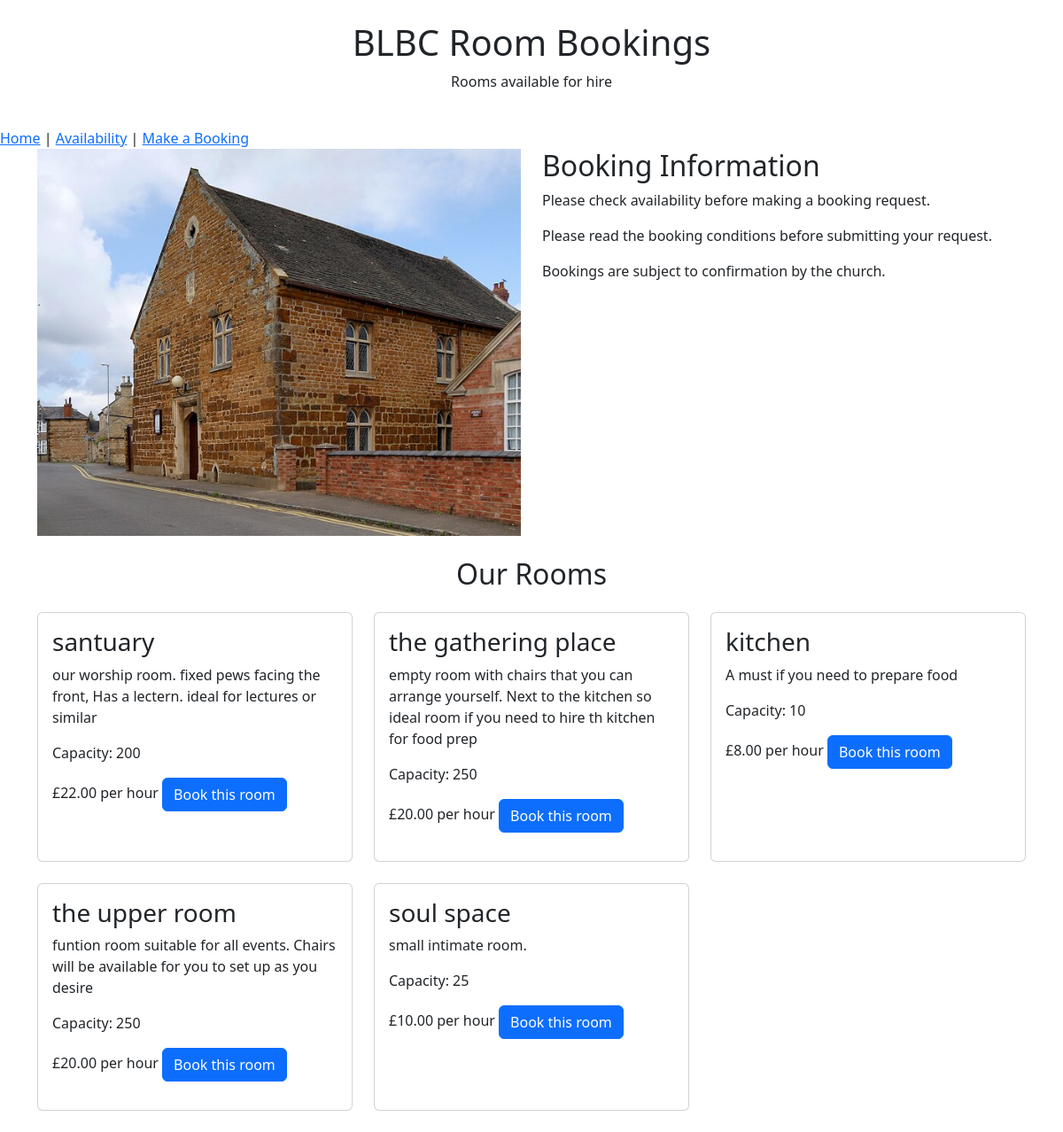
The page / on the database its author committed.
### bookings/models.py (models this page shows, shortened)
class Room(models.Model):
    name = models.CharField(max_length=100)
    description = models.TextField()
    capacity = models.PositiveIntegerField()
    hourly_rate = models.DecimalField(max_digits=6, decimal_places=2)
    available = models.BooleanField(default=True)

### bookings/views.py (the view)
# urls.py: 2. Add a URL to urlpatterns:  path('', views.home, name='home')
def home(request):
    rooms = Room.objects.filter(available=True)
    return render(request, "bookings/home.html", {"rooms": rooms})

### bookings/templates/bookings/home.html (shortened to what this page needs)
{% load static %}
<!DOCTYPE html>
<html lang="en">
<head>
    <link
        href="https://cdn.jsdelivr.net/npm/bootstrap@5.3.3/dist/css/bootstrap.min.css"
        rel="stylesheet">
</head>
<body>
    <header class="container text-center py-4">
        <h1>BLBC Room Bookings</h1>
        <p>Rooms available for hire</p>
    </header>
    <nav>
    <a href="{% url 'home' %}">Home</a> |
    <a href="{% url 'availability' %}">Availability</a> |
    <a href="{% url 'booking' %}">Make a Booking</a>
</nav>
    <main class="container">
        <section class="row mb-4">
            <div class="col-md-6">
                <img src="{% static 'images/BLBC.jpg' %}"
                    class="img-fluid"
                    alt="Burton Latimer Baptist Church">
            </div>
            <div class="col-md-6">
                <h2>Booking Information</h2>
                <p>
                    Please check availability before making a booking request.
                </p>
                <p>
                    Please read the booking conditions before submitting
                    your request.
                </p>
                <p>
                     Bookings are subject to confirmation by the church.
                </p>
            </div>
        </section>
        <section>
            <h2 class="text-center mb-4">Our Rooms</h2>
            <div class="row">
                {% for room in rooms %}
                <div class="col-md-6 col-lg-4 mb-4">
                    <div class="card h-100">
                        <div class="card-body">
                            <h3 class="card-title">{{ room.name }}</h3>
                            <p class="card-text">
                                {{ room.description }}
                            </p>
                            <p>
                                Capacity: {{ room.capacity }}
                            </p>
                            <p>
                                £{{ room.hourly_rate }} per hour
                                <a href="#" class="btn btn-primary">Book this room</a>
                            </p>
                        </div>
                    </div>
                </div>
                {% endfor %}
            </div>
        </section>
    </main>
</body>
</html>

### rows shown on the page
Room: name "santuary", description "our worship room. fixed pews facing the front, Has a lectern. ideal for lectures or similar", capacity "200", hourly_rate "22.00"
Room: name "the gathering place", description "empty room with chairs that you can arrange yourself. Next to the kitchen so ideal room if you need to hire th kitchen for food prep", capacity "250", hourly_rate "20.00"
Room: name "kitchen", description "A must if you need to prepare food", capacity "10", hourly_rate "8.00"
Room: name "the upper room", description "funtion room suitable for all events. Chairs will be available for you to set up as you desire", capacity "250", hourly_rate "20.00"
Room: name "soul space", description "small intimate room.", capacity "25", hourly_rate "10.00"
